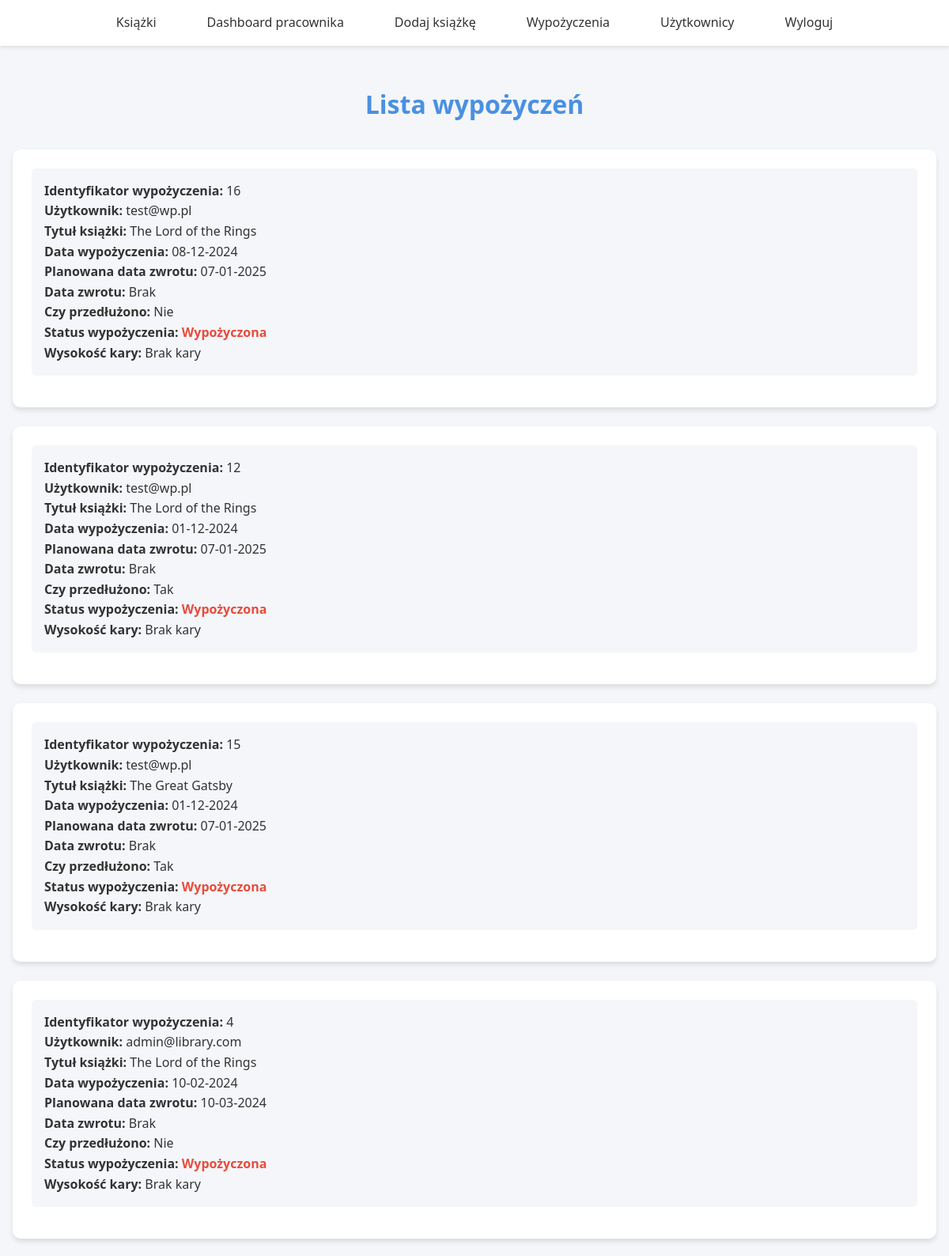
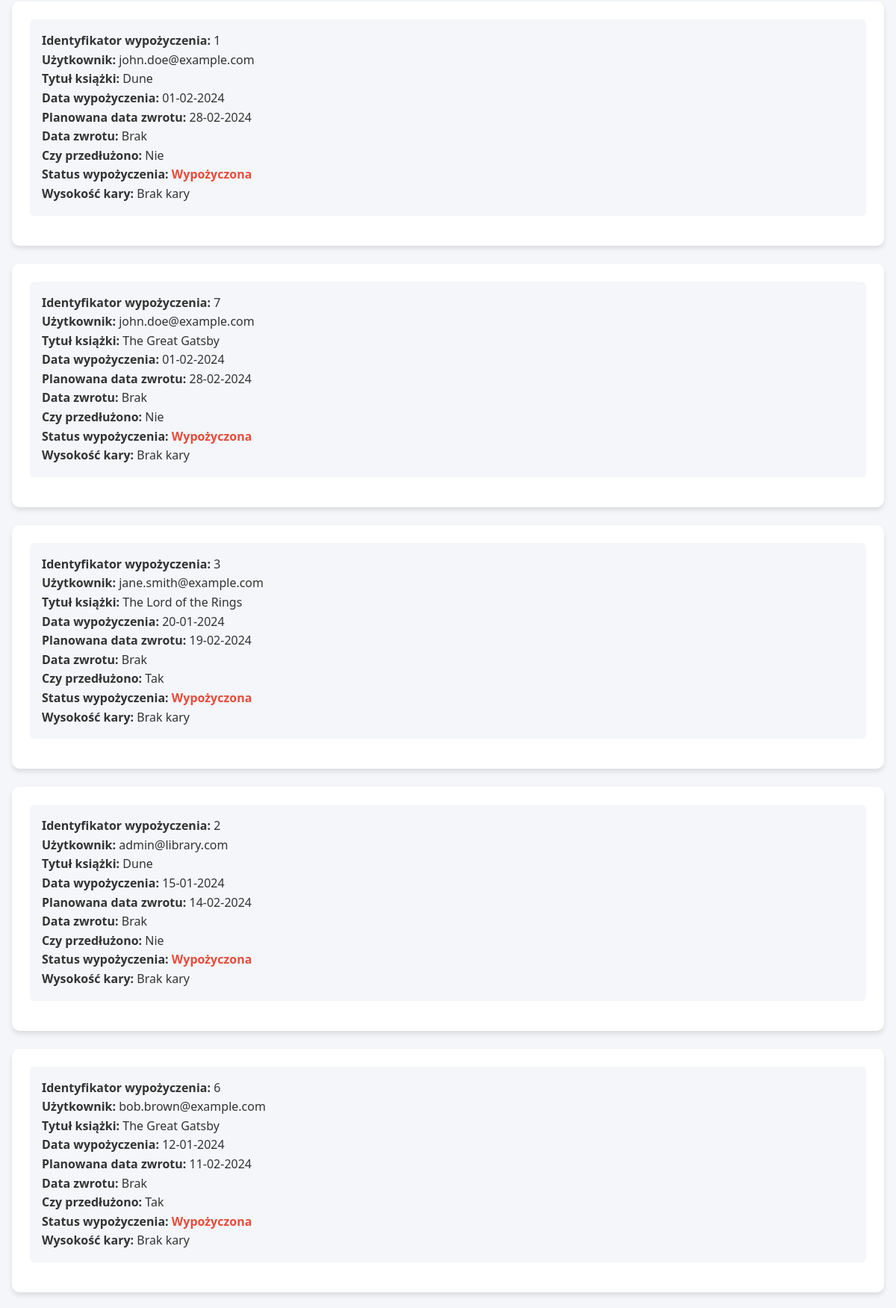
The app's page /borrows/ (signed in, upper part) with its own data (2 pictures, top to bottom).
### books/models.py (models this page shows, shortened)
class BookRental(models.Model):
    book_copy = models.ForeignKey(BookCopy, related_name='rentals', on_delete=models.CASCADE)
    user = models.ForeignKey(CustomUser, related_name='rentals', on_delete=models.CASCADE)
    rental_date = models.DateField(auto_now_add=True)
    due_date = models.DateField(null=False, blank=False)
    return_date = models.DateField(null=True, blank=True)
    is_extended = models.BooleanField(default=False)
    status_choices = [
        ('rented', 'Wypożyczona'),
        ('returned', 'Zwrócona'),
        ('overdue', 'Po terminie'),
    ]
    status = models.CharField(max_length=10, choices=status_choices, default='rented')
    fine = models.DecimalField(blank=True, null=True, decimal_places=2, max_digits=5)

class CustomUser(AbstractUser):
    phone = models.CharField(max_length=15, null=True, blank=True)
    is_employee = models.BooleanField(default=False)
    is_admin = models.BooleanField(default=False)
    is_active = models.BooleanField(default=True)

class BookCopy(models.Model):
    book = models.ForeignKey(Book, on_delete=models.CASCADE, related_name="copies")
    is_available = models.BooleanField(default=True)
    borrower = models.ForeignKey(CustomUser, on_delete=models.SET_NULL, null=True, blank=True)  # Użytkownik wypożyczający

class Book(models.Model):
    title = models.CharField(max_length=255)
    author = models.CharField(max_length=255)
    category = models.ForeignKey(Category, related_name='books', on_delete=models.CASCADE)
    published_date = models.DateField()
    isbn = models.CharField(max_length=13, unique=True)
    description = models.TextField(blank=True, null=True)
    total_copies = models.PositiveIntegerField(blank=False, null=False)

### books/views.py (the view)
# urls.py: path('borrows/', views.ListBorrowsView.as_view(), name='list_borrows'),
class ListBorrowsView(LoginRequiredMixin, EmployeeMixin, ListView):
    model = BookRental
    template_name = "list_borrows.html"
    def get_queryset(self):
        status_order = Case(
            When(status='rented', then=Value(1)),
            When(status='overdue', then=Value(2)),
            When(status='returned', then=Value(3)),
            default=Value(4),
            output_field=IntegerField()
        )
        return BookRental.objects.annotate(
            status_priority=status_order
        ).order_by('status_priority', '-rental_date')

### books/mixins.py (called while the page is built)
    def test_func(self):
        if CustomUser.objects.get(id=self.request.user.id).is_employee or CustomUser.objects.get(id=self.request.user.id).is_admin:
            return True
        return False

### templates/list_borrows.html (shortened to what this page needs)
{% extends "base.html" %}
{% block content %}
<div class="rental-container">
    <h1 class="rental-title">Lista wypożyczeń</h1>
    {% if object_list %}
    <ul class="rental-list">
        {% for borrow in object_list %}
        <div class="rental-item">
            <li>
                <strong>Identyfikator wypożyczenia:</strong> {{ borrow.id }} <br>
                <strong>Użytkownik:</strong> {{ borrow.user.email }} <br>
                <strong>Tytuł książki:</strong> {{ borrow.book_copy.book.title }} <br>
                <strong>Data wypożyczenia:</strong> {{ borrow.rental_date|date:"d-m-Y" }} <br>
                <strong>Planowana data zwrotu:</strong> {{ borrow.due_date|date:"d-m-Y" }} <br>
                <strong>Data zwrotu:</strong> {% if borrow.return_date %}{{ borrow.return_date|date:"d-m-Y" }}{% else %}Brak{% endif %} <br>
                <strong>Czy przedłużono:</strong> {{ borrow.is_extended|yesno:"Tak,Nie" }} <br>
                <strong>Status wypożyczenia:</strong>
                <span class="{% if borrow.get_status_display == 'Aktywne' %}rental-status-active{% else %}rental-status-late{% endif %}">
                    {{ borrow.get_status_display }}
                </span> <br>
                <strong>Wysokość kary:</strong>
                {% if borrow.fine %}
                    <span class="rental-status-late">{{ borrow.fine }} PLN</span>
                {% else %}
                    Brak kary
                {% endif %}
            </li>
        </div>
        {% endfor %}
    </ul>
{% else %}
    <p class="rental-empty-state">Brak wypożyczeń do wyświetlenia.</p>
{% endif %}
</div>
{% endblock %}

### templates/base.html (style rules this page uses)
:root { --primary-color: #3498db; --secondary-color: #2ecc71; --background-color: #f4f6f7; --text-color: #2c3e50; --nav-background: #ffffff; --hover-color: #2980b9; }
* { margin: 0; padding: 0; box-sizing: border-box; }
body { font-family: 'Arial', sans-serif; line-height: 1.6; background-color: var(--background-color); color: var(--text-color); display: flex; flex-direction: column; min-height: 100vh; }
div > div { flex: 1; max-width: 1200px; width: 100%; margin: 2rem auto; padding: 0 1rem; }
html { scroll-behavior: smooth; }

### templates/list_borrows.html (style rules this page uses)
:root { --primary-color: #4a90e2; --secondary-color: #2ecc71; --background-color: #f4f6f9; --text-color: #333; --card-background: #ffffff; --hover-color: #357abd; }
* { margin: 0; padding: 0; box-sizing: border-box; }
body { font-family: 'Segoe UI', Tahoma, Geneva, Verdana, sans-serif; line-height: 1.6; background-color: var(--background-color); color: var(--text-color); }
.rental-container { max-width: 1400px; margin: 2rem auto; padding: 1rem; }
.rental-title { text-align: center; color: var(--primary-color); margin-bottom: 2rem; }
.rental-list { list-style-type: none; }
.rental-item { background-color: var(--card-background); border-radius: 10px; box-shadow: 0 4px 6px rgba(0, 0, 0, 0.1); padding: 1.5rem; margin-bottom: 1.5rem; transition: transform 0.3s ease; }
.rental-item li { background-color: var(--background-color); margin-bottom: 1rem; padding: 1rem; border-radius: 6px; }
.rental-status-late { color: #e74c3c; font-weight: bold; }

### records on screen
BookRental: id "16", user.email "test@wp.pl", book_copy.book "The Lord of the Rings", rental_date "08-12-2024", due_date "07-01-2025", shows "Brak", is_extended "Nie", status "Wypożyczona", shows "Brak kary"
BookRental: id "12", user.email "test@wp.pl", book_copy.book "The Lord of the Rings", rental_date "01-12-2024", due_date "07-01-2025", shows "Brak", is_extended "Tak", status "Wypożyczona", shows "Brak kary"
BookRental: id "15", user.email "test@wp.pl", book_copy.book "The Great Gatsby", rental_date "01-12-2024", due_date "07-01-2025", shows "Brak", is_extended "Tak", status "Wypożyczona", shows "Brak kary"
BookRental: id "4", user.email "admin@library.com", book_copy.book "The Lord of the Rings", rental_date "10-02-2024", due_date "10-03-2024", shows "Brak", is_extended "Nie", status "Wypożyczona", shows "Brak kary"
BookRental: id "1", user.email "john.doe@example.com", book_copy.book "Dune", rental_date "01-02-2024", due_date "28-02-2024", shows "Brak", is_extended "Nie", status "Wypożyczona", shows "Brak kary"
BookRental: id "7", user.email "john.doe@example.com", book_copy.book "The Great Gatsby", rental_date "01-02-2024", due_date "28-02-2024", shows "Brak", is_extended "Nie", status "Wypożyczona", shows "Brak kary"
BookRental: id "3", user.email "jane.smith@example.com", book_copy.book "The Lord of the Rings", rental_date "20-01-2024", due_date "19-02-2024", shows "Brak", is_extended "Tak", status "Wypożyczona", shows "Brak kary"
BookRental: id "2", user.email "admin@library.com", book_copy.book "Dune", rental_date "15-01-2024", due_date "14-02-2024", shows "Brak", is_extended "Nie", status "Wypożyczona", shows "Brak kary"
BookRental: id "6", user.email "bob.brown@example.com", book_copy.book "The Great Gatsby", rental_date "12-01-2024", due_date "11-02-2024", shows "Brak", is_extended "Tak", status "Wypożyczona", shows "Brak kary"
